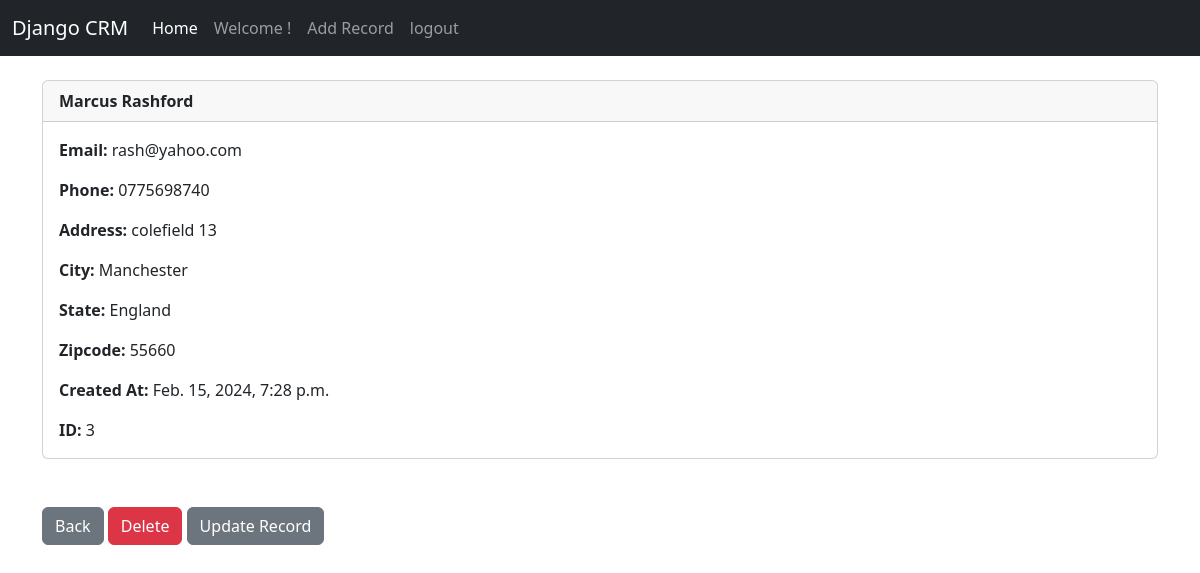
Screenshot of /record/3 (signed in) with the database file from the repository.
### website/models.py (models this page shows, shortened)
class Record(models.Model):
    created_at = models.DateTimeField(auto_now_add=True)
    first_name = models.CharField(max_length=50)
    last_name = models.CharField(max_length=50)
    email = models.CharField(max_length=100)
    phone = models.CharField(max_length=15)
    address = models.CharField(max_length=100)
    city = models.CharField(max_length=50)
    state = models.CharField(max_length=50)
    zipcode = models.CharField(max_length=20)

### website/views.py (the view)
# urls.py: path('record/<int:pk>', views.customer_record, name='record'),
def customer_record(request, pk):
    if request.user.is_authenticated:
        customer_record = Record.objects.get(id=pk)
        return render(request, 'record.html', {'customer_record': customer_record})
    else:
        messages.success(request, 'You must be logged in to view this page')
        return redirect('home')

### website/templates/record.html
{% extends 'base.html' %}
{% block content %}
<div class="card">
  <div class="card-header"><strong>
    	{{ customer_record.first_name }}
		{{ customer_record.last_name }}</strong>
  </div>
  <div class="card-body">
<p class="card-text">
<strong>Email: </strong>{{ customer_record.email }}</p>
<p class="card-text">
<strong>Phone: </strong>{{ customer_record.phone }}
</p>
<p class="card-text">
<strong>Address: </strong>{{ customer_record.address }}</p>
<p class="card-text">
<strong>City: </strong>{{ customer_record.city }}</p>
<p class="card-text">
<strong>State: </strong>{{ customer_record.state }}</p>
<p class="card-text">
<strong>Zipcode: </strong>{{ customer_record.zipcode }}</p>
<p class="card-text">
<strong>Created At: </strong>{{ customer_record.created_at }}</p>
<p class="card-text">
<strong>ID: </strong>{{ customer_record.id }}</p>
  </div>
</div>
<br/><br/>
<a href="{% url 'home' %}" class="btn btn-secondary">Back</a>
<a href="{% url 'delete_record' customer_record.id %}" class="btn btn-danger">Delete</a>
<a href="{% url 'update_record' customer_record.id %}" class="btn btn-secondary">Update Record</a>
{% endblock %}

### rows the page displays
Record: first_name "Marcus", last_name "Rashford", email "rash@yahoo.com", phone "0775698740", address "colefield 13", city "Manchester", state "England", zipcode "55660", created_at "Feb. 15, 2024, 7:28 p.m.", id "3"
